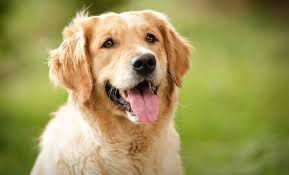
#> input picture CVOpen_Learning/dog.jpeg, 289 x 175 px, found by its file name
$ python flipped.py
#> lines starting #> are read from the running program, lines starting #| are printed output that depends on the picture
import cv2

image = cv2.imread("Phase2\dog.jpeg")
#> image is the input picture: shape (175, 289, 3); mean B, G, R 89.6, 151.3, 160.5

if image is None:
    print("Couldnot laod image.")
else:
    flipped_horizontal = cv2.flip(image, 1)
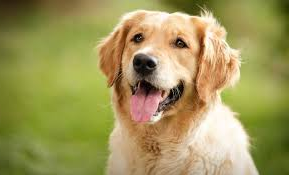
#> flipped_horizontal: shape (175, 289, 3); mean B, G, R 89.6, 151.3, 160.5
    flipped_verticle = cv2.flip(image, 0)
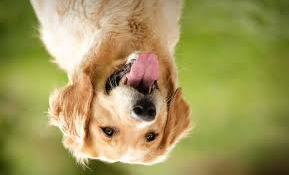
#> flipped_verticle: shape (175, 289, 3); mean B, G, R 89.6, 151.3, 160.5
    flipped_both = cv2.flip(image, -1)
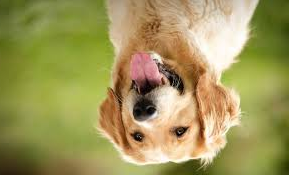
#> flipped_both: shape (175, 289, 3); mean B, G, R 89.6, 151.3, 160.5

    cv2.imshow("Original", image)
    cv2.imshow("horizontal", flipped_horizontal)
    cv2.imshow("verticle", flipped_verticle)
    cv2.imshow("both", flipped_both)

    cv2.waitKey(0)
    cv2.destroyAllWindows()
